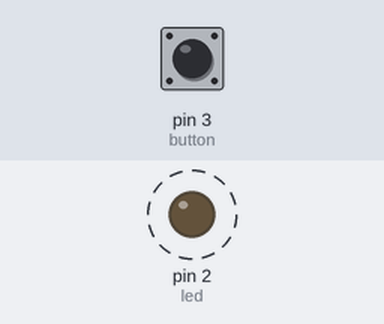
The sketch below on a simulated Arduino Uno, built with avr-gcc and run on an emulated ATmega328P. Parts: output pins drawn as LEDs (lit = HIGH). Dashed ring = blinking. The inputs (shaded band) are chosen by the test bench; at power-on: pin 3 (button) HIGH.

Above: at 2.5 s.
4.1 s: pin 3 (button) pulled LOW for 1.9 s
At 4.1 s:
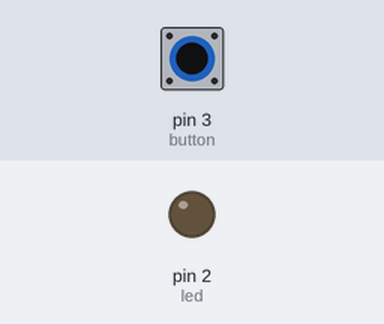
At 6.5 s:
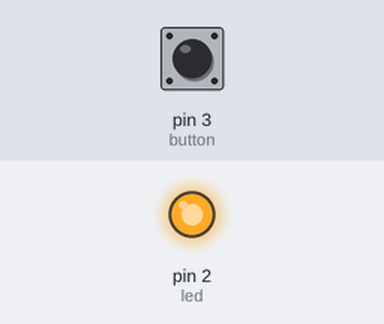
Timing chart, 0 to 13.6 s (numbered marks = the images above; inputs shaded):
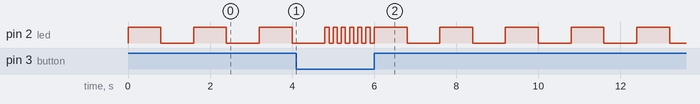

The sketch:

blinkcode.ino
```cpp
int led=2;
int button=3;

void setup(){
pinMode(led,OUTPUT);
pinMode(button, INPUT);
}


void loop(){
  if( digitalRead(button) == LOW){
  digitalWrite(led,HIGH);
  delay(100);
  digitalWrite(led,LOW);
  delay(100);
}
else{
   digitalWrite(led,HIGH);
  delay(800);
  digitalWrite(led,LOW);
  delay(800);
}
}
```
